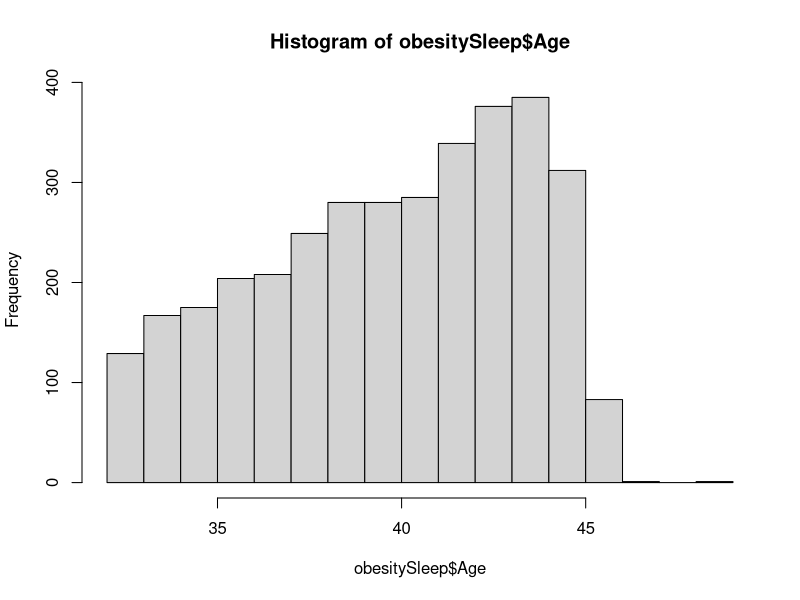
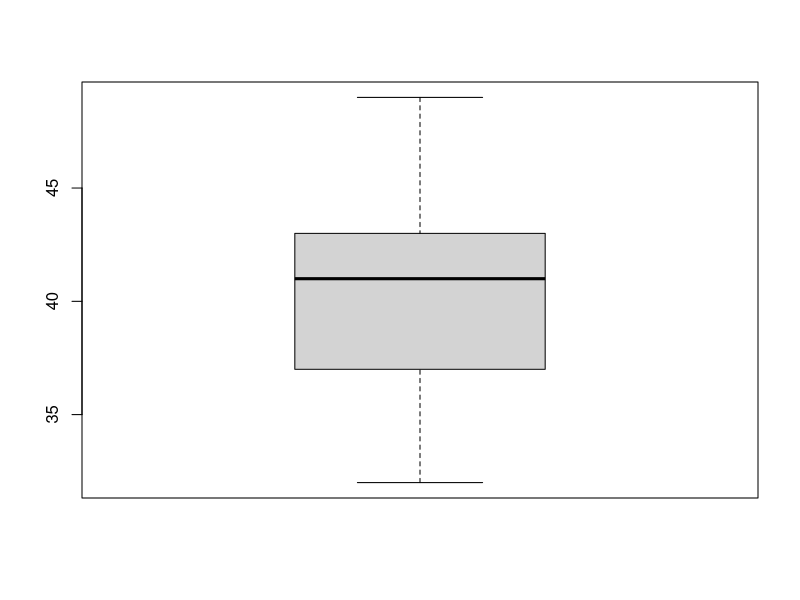
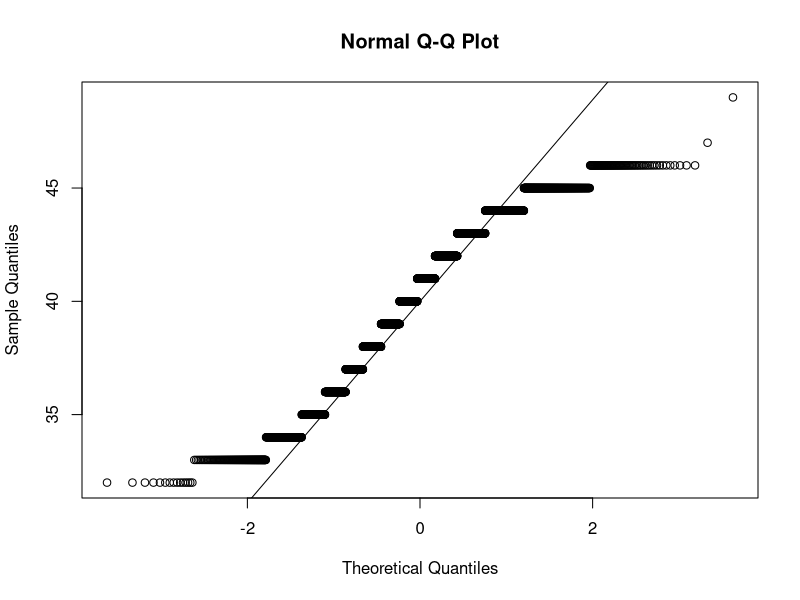
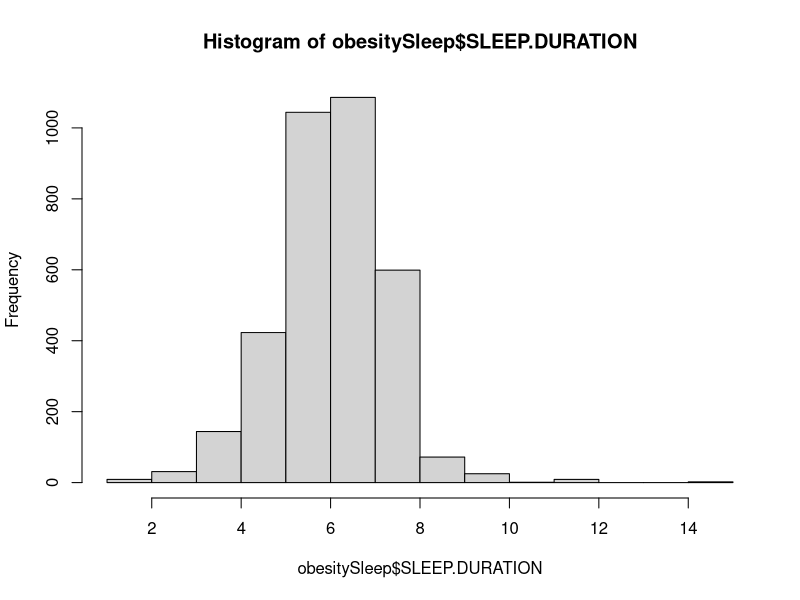
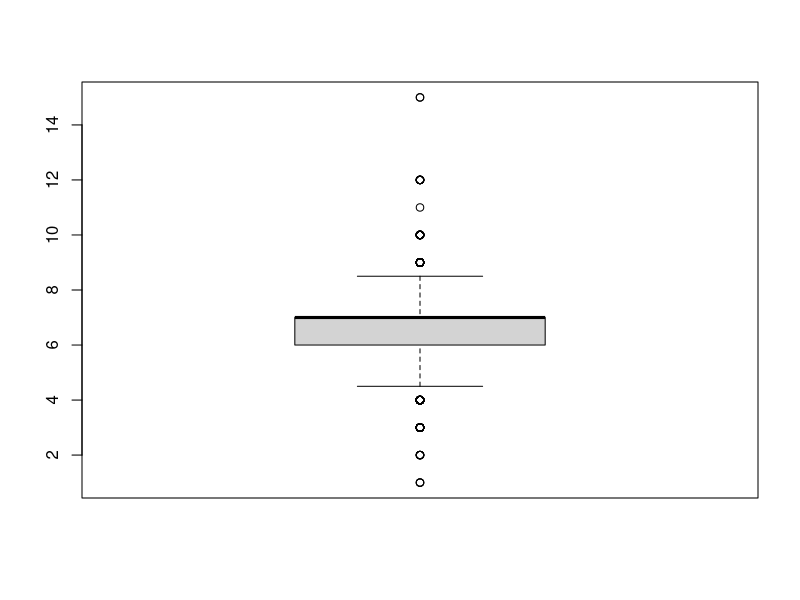
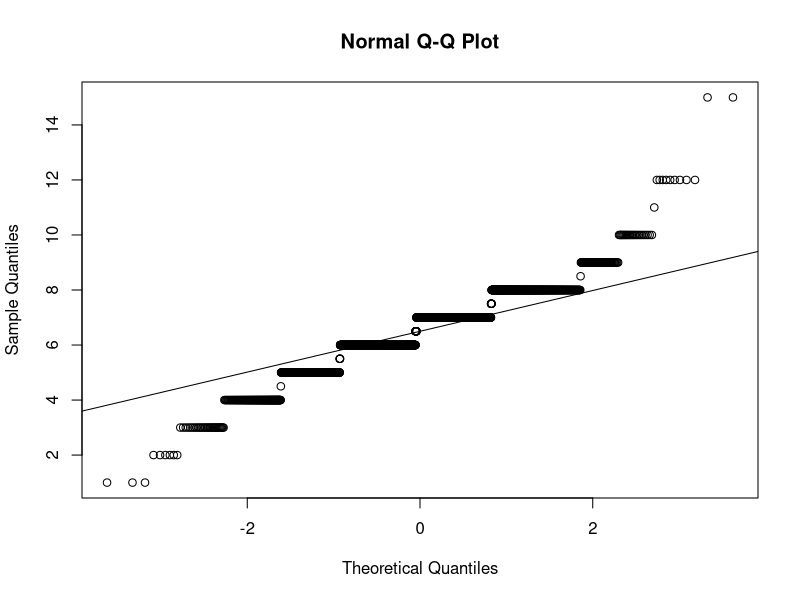
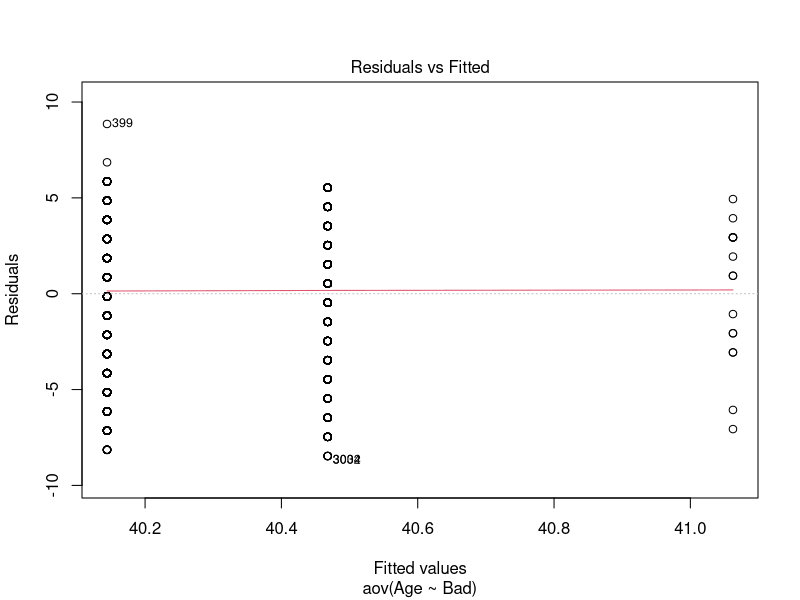
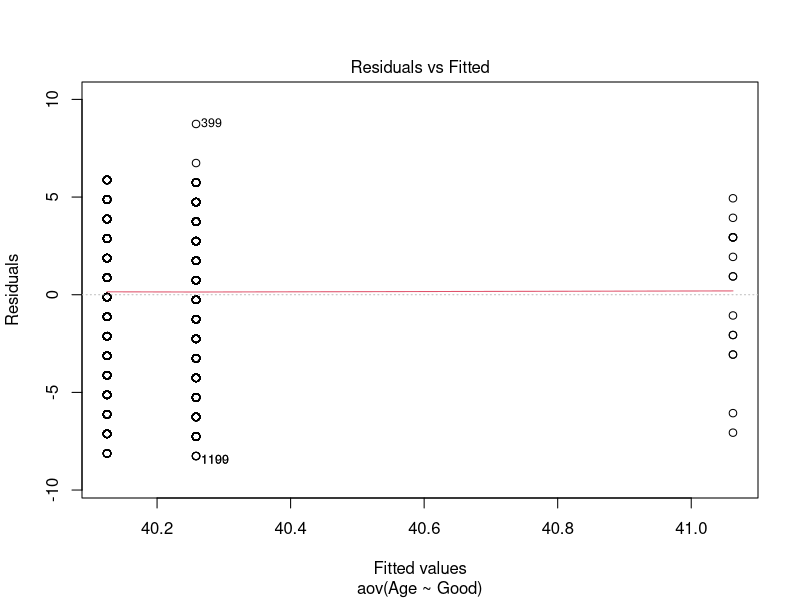

These charts were generated, in order, by the following R code:
library(ggplot2)

obesitySleep <- read.table("Obesity_Sleep.csv", sep=",", header=T)

##### Descriptive Stats for entire data set/sample
##### and by Obesity BMI categories

#AGE: in years
#RACE: 
#      0 = black not hispanic
#      1 = white not hispanic
#SLEEP QUALITY RATING:
#      1 = BAD
#      2 = OK
#      3 = GOOD
#SLEEP DURATION: average hours of sleep per day over the last month
#OBESITY:
#      0 = Not obese; BMI of 29.9 or less
#      1 = Obese; BMI >= 30.0

frequencyDistribution= function(dataSet, ascending=F)
{
  row.counts = table(dataSet)
  n = sum(row.counts)
  if (ascending) ord = order(-row.counts)
  else ord = 1:length(row.counts)
  data.frame(
    row.names = row.names(row.counts[ord]),
    Counts = as.vector(row.counts),
    Percents = 100*as.vector(row.counts[ord]/n),
    CumCount = cumsum(as.vector(row.counts[ord])),
    CumPercent = 100*cumsum(as.vector(row.counts[ord]))/n
  )
  
}


str(obesitySleep)

############################################ AGE ###############################
############################################ AGE ###############################
############################################ AGE ###############################
############################################ AGE ###############################


###### AGE ALONE ######## AGE ALONE ##############  AGE ALONE ##############

summary(obesitySleep[,c(2)])
sd(obesitySleep$Age)

#MODE OF AGE
tab <- table(obesitySleep$Age) # number of occurrences for each unique value
sort(tab, decreasing = TRUE) # sort highest to lowest

#Coefficient of Variation
sd(obesitySleep$Age, na.rm=TRUE) / mean(obesitySleep$Age, na.rm=TRUE)
#NORMALITY TESTS ON AGE
hist(obesitySleep$Age)
age.boxplot <- boxplot(obesitySleep$Age)
shapiro.test(obesitySleep$Age)
qqnorm(obesitySleep$Age)
qqline(obesitySleep$Age)

##### AGE BY OBESE CATEGORY #########
by(obesitySleep[,c(2)], obesitySleep$Obese, summary)
# NUMBER OF AGE VALUES BY OBESE CATEGORY ###
by(obesitySleep[,c(2)], obesitySleep$Obese, length)


#MODE OF AGE when Obese = NOT OBESE
tab <- table(obesitySleep$Age[obesitySleep$Obese=='Not Obese'])   # number of occurrences for each unique value
sort(tab, decreasing = TRUE) # sort highest to lowest

#MODE OF AGE when Obese = OBESE
tab <- table(obesitySleep$Age[obesitySleep$Obese=='Obese'])   # number of occurrences for each unique value
sort(tab, decreasing = TRUE) # sort highest to lowest


#SD/MEAN on AGE when Obese = NOT OBESE
with(obesitySleep, sd(Age[Obese=='Not Obese']))
with(obesitySleep, mean(Age[Obese=='Not Obese']))


#SD/MEAN on AGE when Obese =  OBESE
with(obesitySleep, sd(Age[Obese=='Obese']))
with(obesitySleep, mean(Age[Obese=='Obese']))


############################################ RACE ###############################
############################################ RACE ###############################
############################################ RACE ###############################
############################################ RACE ###############################

summary(obesitySleep[,c(4)])
prop.table(table(obesitySleep$Race))

by(obesitySleep[,c(4)], obesitySleep$Obese, summary)


raceTab <- table(obesitySleep$Race[obesitySleep$Obese=='Obese'])   
cbind(raceTab, prop.table(raceTab))

raceTab2 <- table(obesitySleep$Race[obesitySleep$Obese=='Not Obese']) 
cbind(raceTab2, prop.table(raceTab2))




############################################ SLEEP QUALITY ###############################
############################################ SLEEP QUALITY ###############################
############################################ SLEEP QUALITY ###############################
############################################ SLEEP QUALITY ###############################


summary(obesitySleep[,c(5)])
prop.table(table(obesitySleep$SLEEP.QUALITY.RATING))
by(obesitySleep[,c(5)], obesitySleep$SLEEP.QUALITY.RATING, summary)


sleepTab <- table(obesitySleep$SLEEP.QUALITY.RATING[obesitySleep$Obese=='Obese'])   
cbind(sleepTab, prop.table(sleepTab))

sleepTab2 <- table(obesitySleep$SLEEP.QUALITY.RATING[obesitySleep$Obese=='Not Obese']) 
cbind(sleepTab2, prop.table(sleepTab2))


############################################ SLEEP DURATION ###############################
############################################ SLEEP DURATION ###############################
############################################ SLEEP DURATION ###############################
############################################ SLEEP DURATION ###############################


summary(obesitySleep[,c(6)])
sd(obesitySleep$SLEEP.DURATION, na.rm=TRUE)

#MODE 
tab <- table(obesitySleep$SLEEP.DURATION) # number of occurrences for each unique value
sort(tab, decreasing = TRUE) # sort highest to lowest

#Coefficient of Variation
sd(obesitySleep$SLEEP.DURATION, na.rm=TRUE) / mean(obesitySleep$SLEEP.DURATION, na.rm=TRUE)
#NORMALITY TESTS
hist(obesitySleep$SLEEP.DURATION)
sleepduration.boxplot <- boxplot(obesitySleep$SLEEP.DURATION)
shapiro.test(obesitySleep$SLEEP.DURATION)
qqnorm(obesitySleep$SLEEP.DURATION)
qqline(obesitySleep$SLEEP.DURATION)




##### BY OBESE CATEGORY #########
by(obesitySleep[,c(6)], obesitySleep$Obese, summary)
# NUMBER OF  VALUES BY OBESE CATEGORY ###
by(obesitySleep[,c(6)], obesitySleep$Obese, length)


#MODE  when Obese = NOT OBESE
tab <- table(obesitySleep$SLEEP.DURATION[obesitySleep$Obese=='Not Obese'])   # number of occurrences for each unique value
sort(tab, decreasing = TRUE) # sort highest to lowest

#MODE  when Obese = OBESE
tab <- table(obesitySleep$SLEEP.DURATION[obesitySleep$Obese=='Obese'])   # number of occurrences for each unique value
sort(tab, decreasing = TRUE) # sort highest to lowest


#SD/MEAN  when Obese = NOT OBESE
with(obesitySleep, sd(SLEEP.DURATION[Obese=='Not Obese'],na.rm=TRUE))
with(obesitySleep, mean(SLEEP.DURATION[Obese=='Not Obese'] , na.rm=TRUE))


#SD/MEAN when Obese =  OBESE
with(obesitySleep, sd(SLEEP.DURATION[Obese=='Obese'], na.rm=TRUE))
with(obesitySleep, mean(SLEEP.DURATION[Obese=='Obese'], na.rm=TRUE))



############################################ OBESITY CATEGORY ###############################
############################################ OBESITY CATEGORY ###############################
############################################ OBESITY CATEGORY ###############################
############################################ OBESITY CATEGORY ###############################


summary(obesitySleep[,c(11)])
prop.table(table(obesitySleep$Obese))
by(obesitySleep[,c(11)], obesitySleep$Obese, summary)



###################### BIVARIATE ANALYSIS ################ ###################### BIVARIATE ANALYSIS ##############################
###################### BIVARIATE ANALYSIS ################ ###################### BIVARIATE ANALYSIS ##############################
###################### BIVARIATE ANALYSIS ################ ###################### BIVARIATE ANALYSIS ##############################
###################### BIVARIATE ANALYSIS ################ ###################### BIVARIATE ANALYSIS ##############################


##### Obesity Category by Age, Race, Sleep Quality, Sleep Duration

############# OBESITY BY AGE ############## OBESITY BY AGE ##############
Age=obesitySleep$Age
obesityCategory=obesitySleep$Obese
t.test(Age~obesityCategory)


############# OBESITY BY SLEEP DURATION ############## OBESITY BY SLEEP DURATION ##############
sleepDuration=obesitySleep$SLEEP.DURATION
obesityCategory=obesitySleep$Obese
t.test(sleepDuration~obesityCategory)



############ OBESITY BY RACE ########################### OBESITY BY RACE ###################

library(gmodels)
library(MASS)
with(obesitySleep, CrossTable(Obese, Race))

#chiRaceObesity <- 
chisq.test(table(obesitySleep$Obese, obesitySleep$Race))


############ OBESITY BY SLEEP QUALITY ########################### OBESITY BY SLEEP QUALITY ###################

with(obesitySleep, CrossTable(Obese, Bad))
chisq.test(table(obesitySleep$Obese, obesitySleep$Bad))

with(obesitySleep, CrossTable(Obese, Good))
chisq.test(table(obesitySleep$Obese, obesitySleep$Good))

with(obesitySleep, CrossTable(Obese, OK))
chisq.test(table(obesitySleep$Obese, obesitySleep$OK))

####### AGE BY RACE #########

Race=obesitySleep$Race
Age=obesitySleep$Age

t.test(Age~Race)


####### AGE BY SLEEP QUALITY ########

#sleepQualityBad=obesitySleep$Bad
#Age=obesitySleep$Age

anova.sleepqualbad.age <- aov(Age ~ Bad, data = obesitySleep)
summary(anova.sleepqualbad.age)
plot(anova.sleepqualbad.age, 1)

anova.sleepqualgood.age <- aov(Age ~ Good, data = obesitySleep)
summary(anova.sleepqualgood.age)
plot(anova.sleepqualgood.age, 1)

anova.sleepqualok.age <- aov(Age ~ OK, data = obesitySleep)
summary(anova.sleepqualok.age)
plot(anova.sleepqualok.age, 1)

library(car)
leveneTest(Age ~ Bad, data = obesitySleep)

leveneTest(Age ~ Good, data = obesitySleep)

leveneTest(Age ~ OK, data = obesitySleep)





#### AGE BY SLEEP DURATION ########


scatterplot(SLEEP.DURATION ~ Age, data = obesitySleep)
plot(x=obesitySleep$Age,y=obesitySleep$SLEEP.DURATION)
Hmisc::rcorr(x=obesitySleep$Age,y=obesitySleep$SLEEP.DURATION, type=c("spearman"))
Hmisc::rcorr(x=obesitySleep$SLEEP.DURATION,y=obesitySleep$Age, type=c("spearman"))

Hmisc::rcorr(x=obesitySleep$Age,y=obesitySleep$SLEEP.DURATION, type=c("pearson"))

#complete.obs means only complete rows, ignore NA values
cor(obesitySleep$Age, obesitySleep$SLEEP.DURATION, use = "complete.obs", method = "pearson")

cor.test(obesitySleep$Age, obesitySleep$SLEEP.DURATION)

library(rms)
library(ggpubr)


ggs = ggscatter(obesitySleep, x = "Age", y = "SLEEP.DURATION", 
                add = "reg.line", conf.int = TRUE, 
                cor.coef = TRUE, cor.method = "pearson",
                xlab = "Age", ylab = "Sleep Duration") 
ggs



### RACE BY SLEEP QUALITY #####
tableBad= table(obesitySleep$Race,obesitySleep$Bad)
tableBad
chisq.test(tableBad)

tablegood= table(obesitySleep$Race,obesitySleep$Good)
tablegood
chisq.test(tablegood)

tableOk= table(obesitySleep$Race,obesitySleep$OK)
tableOk
chisq.test(tableOk)




### RACE BY SLEEP DURATION ####

sleepDuration=obesitySleep$SLEEP.DURATION
raceCategory=obesitySleep$Race
t.test(sleepDuration~raceCategory)


### SLEEP QUALITY BY SLEEP DURATION ####

anova.sleepqualbad.dur <- aov(SLEEP.DURATION ~ Bad, data = obesitySleep)
summary(anova.sleepqualbad.dur)
plot(anova.sleepqualbad.dur, 1)

anova.sleepqualgood.dur <- aov(SLEEP.DURATION ~ Good, data = obesitySleep)
summary(anova.sleepqualgood.dur)
plot(anova.sleepqualgood.dur, 1)

anova.sleepqualok.dur <- aov(SLEEP.DURATION ~ OK, data = obesitySleep)
summary(anova.sleepqualok.dur)
plot(anova.sleepqualok.dur, 1)

library(car)
leveneTest(SLEEP.DURATION ~ Bad, data = obesitySleep)

leveneTest(SLEEP.DURATION ~ Good, data = obesitySleep)

leveneTest(SLEEP.DURATION ~ OK, data = obesitySleep)


#### Step 3:  Conduct Multiple Logistic Regression Analyses


obesitySleep$Race = factor(obesitySleep$Race, levels=c("White, Non-Hispanic","Black, Non-Hispanic"))
obesitySleep$Obese=factor(obesitySleep$Obese, levels = c("Obese","Not Obese"))

Races=relevel(obesitySleep$Race, "White, Non-Hispanic")
Obeses=relevel(obesitySleep$Obese,"Not Obese")
mylogit = glm(Obese ~ Race + Age + SLEEP.DURATION + Bad + OK , data = obesitySleep, family = "binomial")



summary(mylogit)



require(MASS)
exp(cbind(coef(mylogit), confint(mylogit)))  

exp(coefficients(mylogit))


predict(mylogit, newdata=data.frame(Race=c('Black, Non-Hispanic'), Age=c(45), SLEEP.DURATION=c(5), Bad=('OK/Good'), OK=('OK')  ), type="response")
exponentOfe <- 1.14563 + (-0.90577*1) + (-0.01510*45) + (0.09677*5) + (0.05401*0) + (-0.07805*1)
probability.example <- exp(exponentOfe)/(1+exp(exponentOfe))

probability.example


predict(mylogit, newdata=data.frame(Race=c('White, Non-Hispanic'), Age=c(35), SLEEP.DURATION=c(9), Bad=('Bad'), OK=('Bad/Good')  ), type="response")

exponentOfe <- 1.14563 + (-0.90577*0) + (-0.01510*35) + (0.09677*9) + (0.05401*1) + (-0.07805*0)
probability.example <- exp(exponentOfe)/(1+exp(exponentOfe))

probability.example


data.frame(Race=c('White, Non-Hispanic'), Age=c(35), SLEEP.DURATION=c(9), Bad=('Bad'), OK=('Bad/Good')  )
# 
# by(obesitySleep[,c(2,4,5,6,11)], obesitySleep$Obese, summary)
# 
# 
# summary(obesitySleep[,c(2,4,5,6,11)])
# 
# lapply(obesitySleep[,c(2,6)], sd, na.rm=TRUE)
# 
# lapply(obesitySleep[,c(2,6)], mean, na.rm=TRUE)
# lapply(obesitySleep[,c(2,6)], IQR, na.rm=TRUE)
# 
# 
# lapply(obesitySleep[,c(2,6)], sd, na.rm=TRUE)


# coefficient.of.variation.age <- sd(obesitySleep$Age, na.rm=TRUE) / mean(obesitySleep$Age, na.rm=TRUE)
# #NORMALITY TESTS ON AGE
# hist(obesitySleep$Age)
# age.boxplot <- boxplot(obesitySleep$Age)
# shapiro.test(obesitySleep$Age)
# qqnorm(obesitySleep$Age)
# qqline(obesitySleep$Age)





#MODE OF AGE
# tab <- table(obesitySleep$Age) # number of occurrences for each unique value
# sort(tab, decreasing = TRUE) # sort highest to lowest



# coefficient.of.variation.sleepduration <- sd(obesitySleep$SLEEP.DURATION, na.rm=TRUE) / mean(obesitySleep$SLEEP.DURATION, na.rm=TRUE)
# hist(obesitySleep$SLEEP.DURATION)
# 
# sleepdur.boxplot <- ggplot(obesitySleep) +
#   aes(x = Obese, y = SLEEP.DURATION) +
#   geom_boxplot()
# 
# sleepdur.boxplot
# 
# qqnorm(obesitySleep$SLEEP.DURATION)
# # Draw the reference line:
# qqline(obesitySleep$SLEEP.DURATION)
